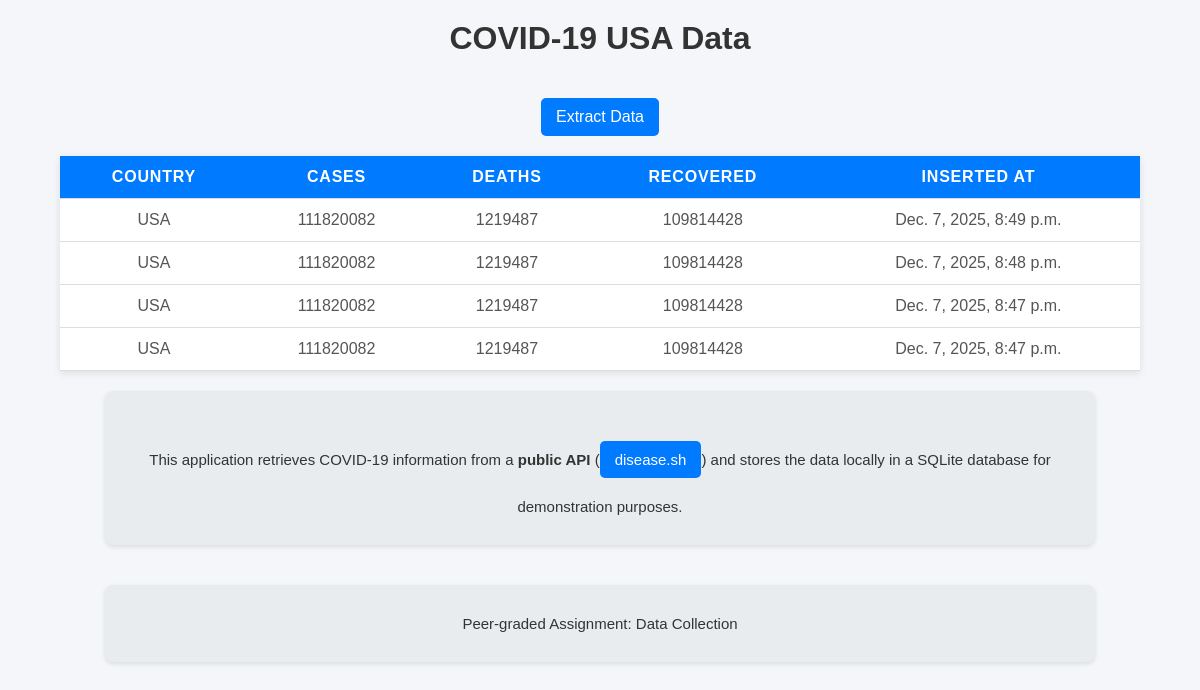
The app's page /data/ with its own data.
### tracker/models.py (models this page shows, shortened)
class CovidData(models.Model):
    country = models.CharField(max_length=100)
    cases = models.IntegerField()
    deaths = models.IntegerField()
    recovered = models.IntegerField()
    updated_at = models.DateTimeField(auto_now_add=True)

### tracker/views.py (the view)
# urls.py: path("data/", views.show_data, name="show_data"),
def show_data(request):
    data = CovidData.objects.all().order_by("-updated_at")
    return render(request, "tracker/show_data.html", {"data": data})

### tracker/templates/tracker/show_data.html (shortened to what this page needs)
<!DOCTYPE html>
<html>
  <head>
  </head>
  <body>
    <h1>COVID-19 USA Data</h1>
    <a href="{% url 'extract_data' %}">Extract Data</a>
    <table>
      <tr>
        <th>Country</th>
        <th>Cases</th>
        <th>Deaths</th>
        <th>Recovered</th>
        <th>Inserted At</th>
      </tr>
      {% for entry in data %}
        <tr>
          <td>{{ entry.country }}</td>
          <td>{{ entry.cases }}</td>
          <td>{{ entry.deaths }}</td>
          <td>{{ entry.recovered }}</td>
          <td>{{ entry.updated_at }}</td>
        </tr>
      {% endfor %}
    </table>
    <div class="info-box">
      <p>
        This application retrieves COVID-19 information from a <strong>public API</strong>
        (<a href="https://disease.sh" target="_blank">disease.sh</a>) and stores the data locally in a SQLite database for demonstration purposes.
      </p>
    </div>
    <div class="info-box">
      <p>Peer-graded Assignment: Data Collection</p>
    </div>
  </body>
</html>

### tracker/templates/tracker/show_data.html (style rules this page uses)
body { font-family: Arial, sans-serif; background: #f4f6f9; margin: 0; padding: 0; display: flex; flex-direction: column; min-height: 100vh; }
h1 { text-align: center; color: #333; margin-top: 20px; }
a { display: inline-block; margin: 20px auto; padding: 10px 15px; background: #007bff; color: #fff; text-decoration: none; border-radius: 5px; transition: background 0.3s ease; }
table { width: 90%; margin: 0 auto; border-collapse: collapse; background: #fff; box-shadow: 0 2px 8px rgba(0, 0, 0, 0.1); }
th, td { padding: 12px 15px; text-align: center; border-bottom: 1px solid #ddd; }
th { background: #007bff; color: #fff; text-transform: uppercase; letter-spacing: 0.05em; }
td { color: #555; }
.info-box { width: 80%; margin: 20px auto; text-align: center; background: #e9ecef; padding: 15px; border-radius: 8px; font-size: 15px; color: #333; box-shadow: 0 2px 5px rgba(0, 0, 0, 0.1); }

### records on screen
CovidData: country "USA", cases "111820082", deaths "1219487", recovered "109814428", updated_at "Dec. 7, 2025, 8:49 p.m."
CovidData: country "USA", cases "111820082", deaths "1219487", recovered "109814428", updated_at "Dec. 7, 2025, 8:48 p.m."
CovidData: country "USA", cases "111820082", deaths "1219487", recovered "109814428", updated_at "Dec. 7, 2025, 8:47 p.m."
CovidData: country "USA", cases "111820082", deaths "1219487", recovered "109814428", updated_at "Dec. 7, 2025, 8:47 p.m."
